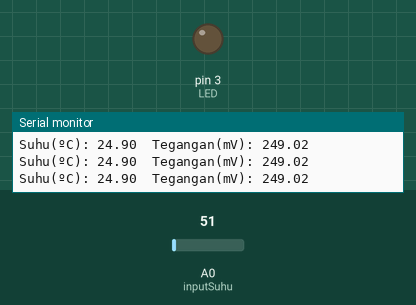
A sketch run on a simulated Arduino Uno, built with avr-gcc and run on an emulated ATmega328P. On the bench: output pins drawn as LEDs (lit = HIGH), the last lines printed to the serial monitor. The inputs (shaded band) are chosen by the test bench; at power-on: A0 (inputSuhu) = 51.

Above: at 1.3 s.
1.4 s: A0 (inputSuhu) set to 60
At 1.9 s:
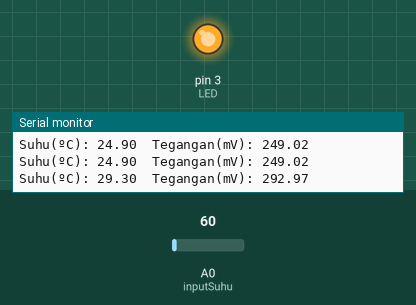
3.0 s: A0 (inputSuhu) set to 30
At 4.2 s:
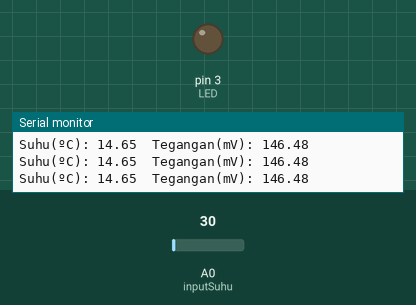
4.5 s: A0 (inputSuhu) set to 61
At 5.7 s:
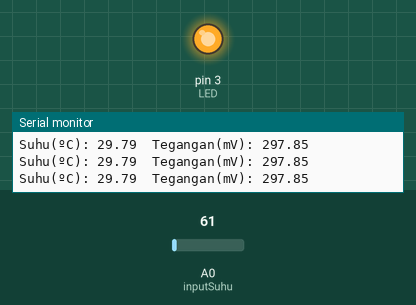
Timing chart, 0 to 7.5 s (numbered marks = the images above; inputs shaded):
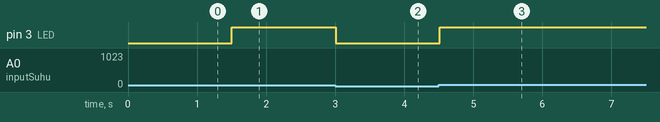

The sketch:

Sensor_Suhu_LM35_dengan_LED.ino
```cpp
const int inputSuhu = A0;
const int LED = 3;
float Valueinput;
float teganganInput;
float suhu;

void setup() {
  pinMode(inputSuhu, INPUT);
  pinMode(LED, OUTPUT);
  Serial.begin(9600);
}

void loop() {
  Valueinput = analogRead(inputSuhu);
  teganganInput = (Valueinput * 5000.0) / 1024.0;
  suhu = teganganInput / 10.0;

  Serial.print("Suhu(ºC): ");
  Serial.print(suhu);
  Serial.print("  Tegangan(mV): ");
  Serial.println(teganganInput);

  if (suhu >= 27) {
    digitalWrite(LED, HIGH);
  } else {
    digitalWrite(LED, LOW);
  }
  delay(500);
}
```

Measured:
- the behaviour switches between 55 and 56 on A0 (inputSuhu) (found by bisection; images 0 and 1)
- after the input at 1.4 s, pin 3 (LED): LOW → HIGH after 0.11 s
- after the input at 3.0 s, pin 3 (LED): HIGH → LOW at once
- after the input at 4.5 s, pin 3 (LED): LOW → HIGH at once
